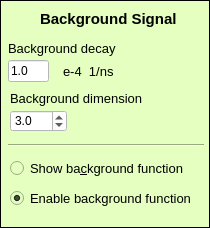
     <widget class="QFrame" name="frame_3">
      <property name="sizePolicy">
       <sizepolicy hsizetype="Fixed" vsizetype="Expanding">
        <horstretch>0</horstretch>
        <verstretch>0</verstretch>
       </sizepolicy>
      </property>
      <property name="minimumSize">
       <size>
        <width>210</width>
        <height>228</height>
       </size>
      </property>
      <property name="maximumSize">
       <size>
        <width>210</width>
        <height>300</height>
       </size>
      </property>
      <property name="styleSheet">
       <string notr="true">background-color: rgb(229, 255, 192);</string>
      </property>
      <property name="frameShape">
       <enum>QFrame::Box</enum>
      </property>
      <property name="frameShadow">
       <enum>QFrame::Plain</enum>
      </property>
      <widget class="QRadioButton" name="EnableBgButton">
       <property name="geometry">
        <rect>
         <x>10</x>
         <y>190</y>
         <width>193</width>
         <height>16</height>
        </rect>
       </property>
       <property name="font">
        <font>
         <pointsize>10</pointsize>
         <weight>50</weight>
         <bold>false</bold>
        </font>
       </property>
       <property name="text">
        <string>Enable background function </string>
       </property>
       <property name="checkable">
        <bool>true</bool>
       </property>
       <property name="checked">
        <bool>true</bool>
       </property>
       <property name="autoExclusive">
        <bool>false</bool>
       </property>
      </widget>
      <widget class="QLabel" name="labeldistances_16">
       <property name="geometry">
        <rect>
         <x>8</x>
         <y>40</y>
         <width>131</width>
         <height>17</height>
        </rect>
       </property>
       <property name="font">
        <font>
         <pointsize>10</pointsize>
        </font>
       </property>
       <property name="text">
        <string>Background decay</string>
       </property>
      </widget>
      <widget class="QLineEdit" name="Bgdecayedit">
       <property name="geometry">
        <rect>
         <x>8</x>
         <y>60</y>
         <width>41</width>
         <height>22</height>
        </rect>
       </property>
       <property name="font">
        <font>
         <pointsize>9</pointsize>
        </font>
       </property>
       <property name="styleSheet">
        <string notr="true">background-color:rgb(255, 255, 255)</string>
       </property>
       <property name="text">
        <string>1.0</string>
       </property>
      </widget>
      <widget class="QLabel" name="labeldistances_15">
       <property name="geometry">
        <rect>
         <x>40</x>
         <y>10</y>
         <width>151</width>
         <height>18</height>
        </rect>
       </property>
       <property name="font">
        <font>
         <pointsize>11</pointsize>
         <weight>75</weight>
         <bold>true</bold>
        </font>
       </property>
       <property name="text">
        <string>Background Signal</string>
       </property>
      </widget>
      <widget class="QLabel" name="labeldistances_14">
       <property name="geometry">
        <rect>
         <x>10</x>
         <y>90</y>
         <width>161</width>
         <height>17</height>
        </rect>
       </property>
       <property name="font">
        <font>
         <pointsize>10</pointsize>
        </font>
       </property>
       <property name="text">
        <string>Background dimension</string>
       </property>
      </widget>
      <widget class="QRadioButton" name="ShowBGButton">
       <property name="geometry">
        <rect>
         <x>10</x>
         <y>160</y>
         <width>190</width>
         <height>16</height>
        </rect>
       </property>
       <property name="font">
        <font>
         <pointsize>10</pointsize>
         <weight>50</weight>
         <bold>false</bold>
        </font>
       </property>
       <property name="text">
        <string>Show ba&amp;ckground function</string>
       </property>
       <property name="autoExclusive">
        <bool>false</bool>
       </property>
      </widget>
      <widget class="QLabel" name="labeldistances_21">
       <property name="geometry">
        <rect>
         <x>63</x>
         <y>63</y>
         <width>61</width>
         <height>16</height>
        </rect>
       </property>
       <property name="font">
        <font>
         <pointsize>10</pointsize>
        </font>
       </property>
       <property name="text">
        <string>e-4  1/ns</string>
       </property>
      </widget>
      <widget class="Line" name="line_3">
       <property name="geometry">
        <rect>
         <x>8</x>
         <y>135</y>
         <width>196</width>
         <height>20</height>
        </rect>
       </property>
       <property name="orientation">
        <enum>Qt::Horizontal</enum>
       </property>
      </widget>
      <widget class="QDoubleSpinBox" name="BgDimbox">
       <property name="geometry">
        <rect>
         <x>10</x>
         <y>110</y>
         <width>57</width>
         <height>22</height>
        </rect>
       </property>
       <property name="font">
        <font>
         <pointsize>9</pointsize>
        </font>
       </property>
       <property name="styleSheet">
        <string notr="true">background-color: rgb(255, 255, 255);</string>
       </property>
       <property name="decimals">
        <number>1</number>
       </property>
       <property name="minimum">
        <double>1.000000000000000</double>
       </property>
       <property name="maximum">
        <double>6.000000000000000</double>
       </property>
       <property name="singleStep">
        <double>0.100000000000000</double>
       </property>
       <property name="value">
        <double>3.000000000000000</double>
       </property>
      </widget>
     </widget>
